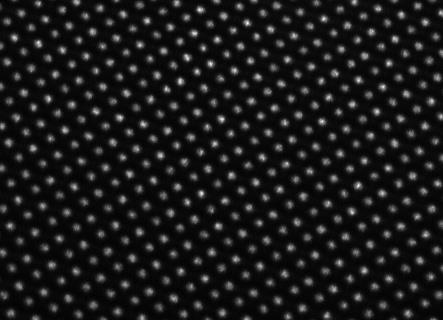
%> input picture MATLAB/APDE-BELICE-850-2019.jpg, 443 x 320 px
$ octave SCN_maintest1.m   (GNU Octave 9; MATLAB toolbox functions it lacks are replaced by stand-ins)
%> lines starting %> are read from the running program, lines starting %| are printed output that depends on the picture; in (x1, y1, x2, y2) boxes, pixels count from 0 and x2, y2 are one past the last pixel; in counts of white or black regions, pixels touching at a corner belong together; the program's own positions count from 1
### MATLAB/find_subpixel_centers.m
function [all_centers]=find_subpixel_centers(filename)
%> called with filename = 'APDE-BELICE-850-2019.jpg'
    % Загрузка изображения
    if filename==""
      [filename, pathname] = uigetfile('*.jpg', 'Выберите изображение JPEG');
      if isequal(filename, 0)
          disp('Загрузка отменена');
          return;
      end

      filename = fullfile(pathname, filename);
    end

    % Чтение изображения
    img = imread(filename);
%> img is the input picture: size 320x443x3 uint8; min 0, max 252, mean 25.9

    % Преобразование в градации серого, если изображение цветное
    if size(img, 3) == 3
        img_gray = rgb2gray(img);
    else
        img_gray = img;
    end

    % Преобразование в двойную точность
    img_double = im2double(img_gray);

    % Нахождение локальных максимумов (пиков)
    peaks = find_local_peaks(img_double);

    % Визуализация исходного изображения

    imshow(img_double, []);
    hold on;
    title('Найденные центры точек');

    % Массив для хранения всех субпиксельных центров
    all_centers = [];

    % Обработка каждого найденного пика
    for i = 1:size(peaks, 1)
        y0 = peaks(i, 1);
        x0 = peaks(i, 2);

        % Находим субпиксельный центр для этой точки
        [x_sub, y_sub] = find_single_subpixel_center(img_double, x0, y0);

        if ~isnan(x_sub) && ~isnan(y_sub)
            % Сохраняем результат
            all_centers = [all_centers; x_sub, y_sub];

            % Отображаем результаты
            plot(x0, y0, 'ro', 'MarkerSize', 8, 'LineWidth', 2); % Пиксельный центр
            plot(x_sub, y_sub, 'b+', 'MarkerSize', 15, 'LineWidth', 2); % Субпиксельный центр
            text(x_sub + 5, y_sub, sprintf('(%.2f, %.2f)', x_sub, y_sub), ...
                 'Color', 'yellow', 'FontSize', 8, 'BackgroundColor', 'black');
        end
    end

    hold off;

    % Вывод результатов в командное окно
    fprintf('Найдено %d центров точек:\n', size(all_centers, 1));
    for i = 1:size(all_centers, 1)
        fprintf('Точка %d: (%.3f, %.3f)\n', i, all_centers(i, 1), all_centers(i, 2));
    end

    % Сохранение результатов (опционально)
    save('centers.mat', 'all_centers');
    fprintf('Результаты сохранены в файл centers.mat\n');
end

### MATLAB/find_local_peaks.m
function peaks = find_local_peaks(img)
    % Нахождение локальных максимумов с использованием imregionalmax
    binary_peaks = imregionalmax(img);
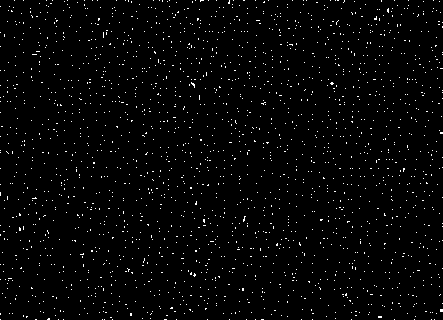
%> binary_peaks: size 320x443 logical; 2% white in thin lines or dots

    % Можно также использовать дополнительную фильтрацию по порогу
    threshold = graythresh(img) * 0.5; % Адаптивный порог
%> threshold = 0.11
    bw = img > threshold;
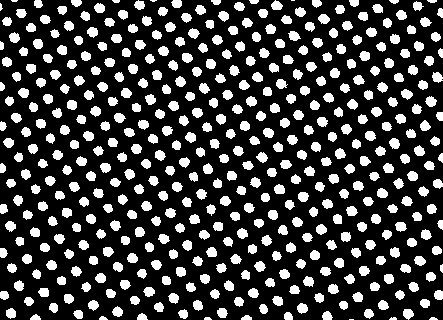
%> bw: size 320x443 logical; 23.6% white; 453 white regions (6 under 20 px), largest, box (x1, y1, x2, y2) and area: (389, 138, 400, 149) 91, (425, 96, 437, 107) 90, (274, 184, 285, 194) 89

    % Комбинируем результаты
    binary_peaks = binary_peaks & bw;
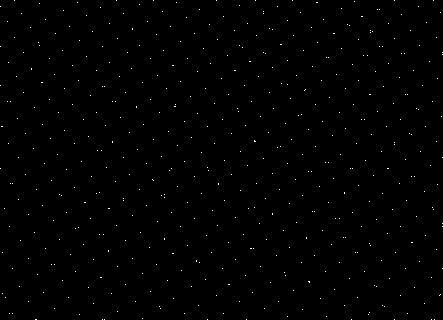
%> binary_peaks: size 320x443 logical; 0.39% white in thin lines or dots

    % Получаем координаты пиков
    [y, x] = find(binary_peaks);
%> y = 553 values from 1 to 320; x = 553 values from 1 to 443
    peaks = [y, x];
%> peaks = 553 rows, first 12: [7 1; 47 1; 86 1; 169 1; 127 2; 127 3; 253 3; 294 3; 209 5; 298 6; 22 8; 102 8]

    % Фильтрация пиков по минимальному расстоянию (опционально)
    if size(peaks, 1) > 1
        min_distance = 4; % Минимальное расстояние между пиками
        peaks = filter_peaks_by_distance(peaks, min_distance);
    end

    fprintf('Найдено %d потенциальных точек\n', size(peaks, 1));
end

### MATLAB/filter_peaks_by_distance.m
function filtered_peaks = filter_peaks_by_distance(peaks, min_dist)
%> called with min_dist = 4
    % Простая фильтрация пиков по минимальному расстоянию
    filtered_peaks = peaks(1, :); % Первый пик всегда сохраняем
%> filtered_peaks = [7 1]

    for i = 2:size(peaks, 1)
        current_peak = peaks(i, :);
        distances = sqrt(sum((filtered_peaks - current_peak).^2, 2));

        % Если текущий пик достаточно далеко от всех уже сохраненных
        if all(distances > min_dist)
            filtered_peaks = [filtered_peaks; current_peak];
        end
    end
%> this loop made 552 passes
%> (distances, filtered_peaks) on passes 1, 2, 3, 4, 6: (40, [7 1; 47 1]), ([79; 39], [7 1; 47 1; 86 1]), ([162; 122; 83], [7 1; 47 1; 86 1; 169 1]), ([120; 80.01; 41.01; 42.01], [7 1; 47 1; 86 1; 169 1; 127 2]), ([246; 206; 167; 84.02; 126], [7 1; 47 1; 86 1; 169 1; 127 2; 253 3])
%> current_peak on passes 11 to 16: [102 8], [63 9], [144 9], [227 10], [314 10], [102 11]
%> after the loop, filtered_peaks = 456 rows, first 12: [7 1; 47 1; 86 1; 169 1; 127 2; 253 3; 294 3; 209 5; 298 6; 22 8; 102 8; 63 9]
end

### MATLAB/find_single_subpixel_center.m
function [x_subpixel, y_subpixel] = find_single_subpixel_center(img, x0, y0)
    % Размер окна вокруг пика
    win_size = 7; % Нечетное число
    half_win = floor(win_size / 2);

    % Границы подобласти
    x_start = max(1, x0 - half_win);
    x_end = min(size(img, 2), x0 + half_win);
    y_start = max(1, y0 - half_win);
    y_end = min(size(img, 1), y0 + half_win);

    % Извлечение подобласти
    subregion = img(y_start:y_end, x_start:x_end);

    % Проверка размера подобласти
    if size(subregion, 1) < 3 || size(subregion, 2) < 3
        x_subpixel = NaN;
        y_subpixel = NaN;
        return;
    end

    % Создание координатной сетки для подобласти
    [Y_sub, X_sub] = meshgrid(1:size(subregion, 2), 1:size(subregion, 1));

    % Преобразование в векторы
    x_data = X_sub(:);
    y_data = Y_sub(:);
    z_data = subregion(:);

    % Смещение координат относительно всего изображения
    x_data = x_data + x_start - 1;
    y_data = y_data + y_start - 1;

    % Исключение нулевых значений
    valid_idx = z_data > 0;
    x_data = x_data(valid_idx);
    y_data = y_data(valid_idx);
    z_data = z_data(valid_idx);

    if length(z_data) < 5
        x_subpixel = NaN;
        y_subpixel = NaN;
        return;
    end

    % Начальные приближения
    max_val = max(z_data(:));
    initial_guess = [max_val, x0, y0, 1.5, 1.5, median(z_data(:))]; % [A, x0, y0, sigma_x, sigma_y, offset]

    % Ограничения параметров
    lb = [0, x0-3, y0-3, 0.1, 0.1, 0]; % Нижние границы
    ub = [inf, x0+3, y0+3, 5, 5, max_val]; % Верхние границы

    % Модель 2D-гауссианы
    gauss2D = @(params, x, y) params(1) * exp(-((x - params(2)).^2 / (2*params(4)^2) + ...
                                                (y - params(3)).^2 / (2*params(5)^2))) + params(6);

    % Функция ошибки
    objective = @(params) gauss2D(params, x_data, y_data) - z_data;

    % Оптимизация
    try
        options = optimoptions('lsqnonlin', 'Display', 'off', 'MaxFunctionEvaluations', 1000);
        params_fitted = lsqnonlin(objective, initial_guess, lb, ub, options);

        % Результаты
        x_subpixel = params_fitted(2);
        y_subpixel = params_fitted(3);

        % Проверка адекватности подгонки (опционально)
        fitted_values = gauss2D(params_fitted, x_data, y_data);
        r_squared = 1 - sum((z_data - fitted_values).^2) / sum((z_data - mean(z_data)).^2);

        if r_squared < 0.5 % Плохая подгонка
            x_subpixel = NaN;
            y_subpixel = NaN;
        end

    catch
        % Если оптимизация не удалась
        x_subpixel = NaN;
        y_subpixel = NaN;
    end
end

### MATLAB/SCN_maintest1.m

% Запуск функции
filename = "APDE-BELICE-850-2019.jpg";
figure(1);
 all_centers = find_subpixel_centers(filename);
%> in find_local_peaks, `peaks = filter_peaks_by_distance(peaks, min_distance);`: peaks has the same summary as filtered_peaks in filter_peaks_by_distance
%| Найдено 456 потенциальных точек
%> in find_subpixel_centers, `peaks = find_local_peaks(img_double);`: peaks has the same summary as filtered_peaks in filter_peaks_by_distance
%> the loop in find_subpixel_centers, `for i = 1:size(peaks, 1)` made 456 passes
%> (y0, x0, x_start in find_single_subpixel_center, x_end in find_single_subpixel_center, y_start in find_single_subpixel_center, y_end in find_single_subpixel_center, max_val in find_single_subpixel_center, initial_guess in find_single_subpixel_center) on passes 1 to 3: (7, 1, 1, 4, 4, 10, 0.251, [0.251 1 7 1.5 1.5 0.112]), (47, 1, 1, 4, 44, 50, 0.471, [0.471 1 47 1.5 1.5 0.284]), (86, 1, 1, 4, 83, 89, 0.522, [0.522 1 86 1.5 1.5 0.304])
%| Найдено 0 центров точек:

I=imread(filename);
figure(2); hold on;
imshow(I);
 hold on;

distance = [];
angle  = [];
fpoint=[];

for i=1:size(all_centers,1)
  for j=1:size(all_centers,1)
    distance(i,j) = sqrt((all_centers(i,1) - all_centers(j,1))^2+(all_centers(i,1) - all_centers(j,1))^2);
    fpoint(i,j).d=distance(i,j);

    if (i~=j)
        angle(i,j) =  atan2(all_centers(i,1) - all_centers(j,1),all_centers(i,2) - all_centers(j,2))/pi*180;
        fpoint(i,j).a=angle(i,j);
    end

  end
end

% [4 lines of commented-out code are left out]

for i=1:size(all_centers,1)
  plot(all_centers(i,1),all_centers(i,2),'+g')
end
